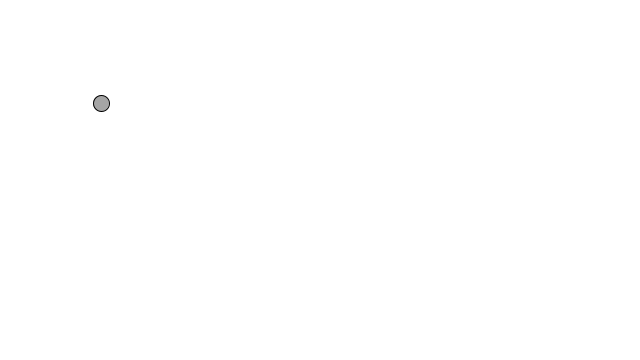
Frame 1 (no input)
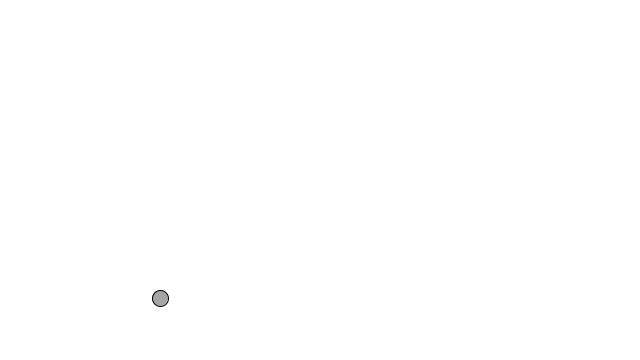
Frame 60 (the mouse pressed at the canvas centre just before this capture)
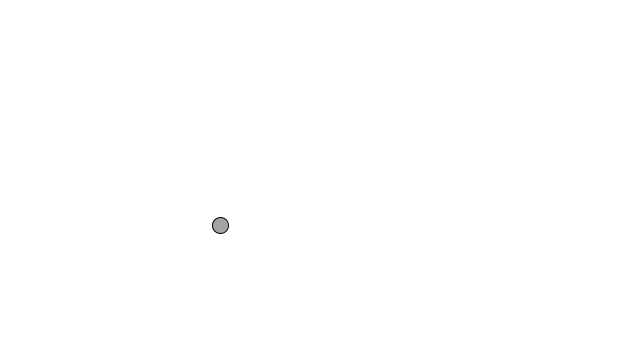
Frame 120 (the mouse held since frame 60 and released just before this capture)

The Processing sketch that drew these frames (run headless with seeded random() and noise(); from frame 60 on, the mouse is pressed at the canvas centre):

// Processing sketch: ex1
// ── ex1.pde
float x = 100;
float y =100;
float xspeed = 1;
float yspeed = 3.3;

void setup() {
	size(640, 360);
	background(255);



}

void draw() {
	background(255);

	x = x + xspeed;
	y = y + yspeed;

	if ((x > width) || x < 0) {
		xspeed *= -1;
	}
	if ((y > height) || y < 0) {
		yspeed *= -1;
	}

	stroke(0);
	fill(165);
	ellipse(x, y, 16, 16);
}
